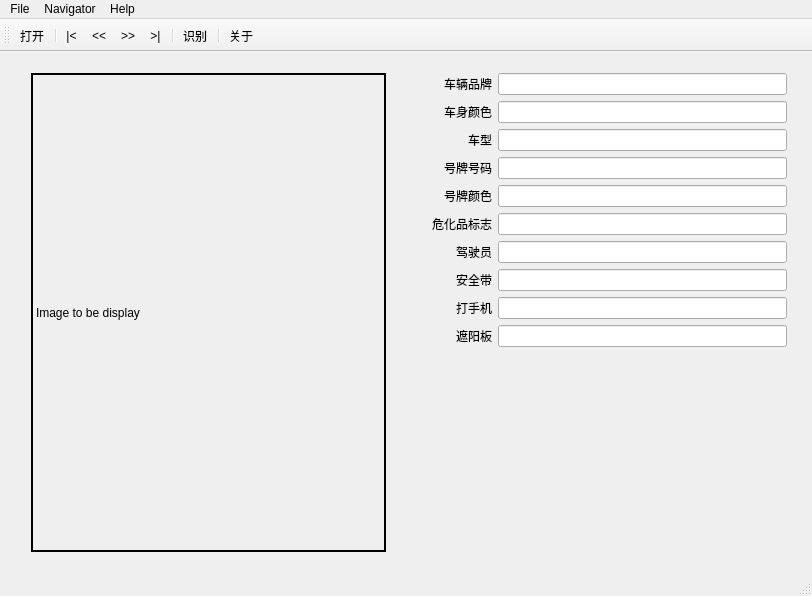
<?xml version="1.0" encoding="UTF-8"?>
<ui version="4.0">
 <class>RecogDemo</class>
 <widget class="QMainWindow" name="RecogDemo">
  <property name="geometry">
   <rect>
    <x>0</x>
    <y>0</y>
    <width>812</width>
    <height>596</height>
   </rect>
  </property>
  <property name="sizePolicy">
   <sizepolicy hsizetype="Maximum" vsizetype="Maximum">
    <horstretch>0</horstretch>
    <verstretch>0</verstretch>
   </sizepolicy>
  </property>
  <property name="windowTitle">
   <string>RecogDemo</string>
  </property>
  <widget class="QWidget" name="centralWidget">
   <property name="sizePolicy">
    <sizepolicy hsizetype="Maximum" vsizetype="Maximum">
     <horstretch>0</horstretch>
     <verstretch>0</verstretch>
    </sizepolicy>
   </property>
   <widget class="QWidget" name="horizontalLayoutWidget">
    <property name="geometry">
     <rect>
      <x>20</x>
      <y>10</y>
      <width>791</width>
      <height>501</height>
     </rect>
    </property>
    <layout class="QHBoxLayout" name="horizontalLayout" stretch="2,0,2,0">
     <item>
      <widget class="QLabel" name="image">
       <property name="frameShape">
        <enum>QFrame::WinPanel</enum>
       </property>
       <property name="text">
        <string>Image to be display</string>
       </property>
      </widget>
     </item>
     <item>
      <spacer name="horizontalSpacer">
       <property name="orientation">
        <enum>Qt::Horizontal</enum>
       </property>
       <property name="sizeHint" stdset="0">
        <size>
         <width>40</width>
         <height>20</height>
        </size>
       </property>
      </spacer>
     </item>
     <item>
      <layout class="QFormLayout" name="formLayout">
       <property name="labelAlignment">
        <set>Qt::AlignRight|Qt::AlignTrailing|Qt::AlignVCenter</set>
       </property>
       <item row="0" column="0">
        <widget class="QLabel" name="brand">
         <property name="text">
          <string>车辆品牌</string>
         </property>
        </widget>
       </item>
       <item row="0" column="1">
        <widget class="QLineEdit" name="leFullBrand">
         <property name="enabled">
          <bool>true</bool>
         </property>
         <property name="readOnly">
          <bool>true</bool>
         </property>
        </widget>
       </item>
       <item row="1" column="0">
        <widget class="QLabel" name="color">
         <property name="text">
          <string>车身颜色</string>
         </property>
        </widget>
       </item>
       <item row="1" column="1">
        <widget class="QLineEdit" name="leColor">
         <property name="readOnly">
          <bool>true</bool>
         </property>
        </widget>
       </item>
       <item row="2" column="0">
        <widget class="QLabel" name="type">
         <property name="text">
          <string>车型</string>
         </property>
        </widget>
       </item>
       <item row="2" column="1">
        <widget class="QLineEdit" name="leType">
         <property name="readOnly">
          <bool>true</bool>
         </property>
        </widget>
       </item>
       <item row="3" column="0">
        <widget class="QLabel" name="plateNbr">
         <property name="text">
          <string>号牌号码</string>
         </property>
        </widget>
       </item>
       <item row="3" column="1">
        <widget class="QLineEdit" name="lePlateNo">
         <property name="readOnly">
          <bool>true</bool>
         </property>
        </widget>
       </item>
       <item row="4" column="0">
        <widget class="QLabel" name="plateColor">
         <property name="text">
          <string>号牌颜色</string>
         </property>
        </widget>
       </item>
       <item row="4" column="1">
        <widget class="QLineEdit" name="lePlateColor">
         <property name="readOnly">
          <bool>true</bool>
         </property>
        </widget>
       </item>
       <item row="5" column="0">
        <widget class="QLabel" name="label">
         <property name="text">
          <string>危化品标志</string>
         </property>
        </widget>
       </item>
       <item row="5" column="1">
        <widget class="QLineEdit" name="leMDM"/>
       </item>
       <item row="6" column="0">
        <widget class="QLabel" name="label_3">
         <property name="text">
          <string>驾驶员</string>
         </property>
        </widget>
       </item>
       <item row="6" column="1">
        <widget class="QLineEdit" name="leDriver"/>
       </item>
       <item row="7" column="0">
        <widget class="QLabel" name="label_4">
         <property name="text">
          <string>安全带</string>
         </property>
        </widget>
       </item>
       <item row="7" column="1">
        <widget class="QLineEdit" name="leBelt"/>
       </item>
       <item row="8" column="0">
        <widget class="QLabel" name="label_5">
         <property name="text">
          <string>打手机</string>
         </property>
        </widget>
       </item>
       <item row="8" column="1">
        <widget class="QLineEdit" name="lePhone"/>
       </item>
       <item row="9" column="0">
        <widget class="QLabel" name="label_6">
         <property name="text">
          <string>遮阳板</string>
         </property>
        </widget>
       </item>
       <item row="9" column="1">
        <widget class="QLineEdit" name="leSunVisor"/>
       </item>
      </layout>
     </item>
     <item>
      <widget class="QLabel" name="label_2">
       <property name="text">
        <string/>
       </property>
      </widget>
     </item>
    </layout>
   </widget>
  </widget>
  <widget class="QMenuBar" name="menuBar">
   <property name="geometry">
    <rect>
     <x>0</x>
     <y>0</y>
     <width>812</width>
     <height>25</height>
    </rect>
   </property>
   <widget class="QMenu" name="menuFile">
    <property name="title">
     <string>File</string>
    </property>
    <addaction name="actionOpen"/>
    <addaction name="actionExit"/>
   </widget>
   <widget class="QMenu" name="menuNavigator">
    <property name="title">
     <string>Navigator</string>
    </property>
    <addaction name="actionFirst"/>
    <addaction name="actionPrevious"/>
    <addaction name="actionNext"/>
    <addaction name="actionLast"/>
    <addaction name="actionAuto_Recog"/>
    <addaction name="actionRecog"/>
   </widget>
   <widget class="QMenu" name="menuAbout">
    <property name="title">
     <string>Help</string>
    </property>
    <addaction name="actionAbout"/>
   </widget>
   <addaction name="menuFile"/>
   <addaction name="menuNavigator"/>
   <addaction name="menuAbout"/>
  </widget>
  <widget class="QToolBar" name="mainToolBar">
   <attribute name="toolBarArea">
    <enum>TopToolBarArea</enum>
   </attribute>
   <attribute name="toolBarBreak">
    <bool>false</bool>
   </attribute>
   <addaction name="actionOpen"/>
   <addaction name="separator"/>
   <addaction name="actionFirst"/>
   <addaction name="actionPrevious"/>
   <addaction name="actionNext"/>
   <addaction name="actionLast"/>
   <addaction name="separator"/>
   <addaction name="actionRecog"/>
   <addaction name="separator"/>
   <addaction name="actionAbout"/>
  </widget>
  <widget class="QStatusBar" name="statusBar"/>
  <action name="actionOpen">
   <property name="text">
    <string>打开</string>
   </property>
  </action>
  <action name="actionExit">
   <property name="text">
    <string>退出</string>
   </property>
  </action>
  <action name="actionFirst">
   <property name="text">
    <string>|&lt;</string>
   </property>
  </action>
  <action name="actionPrevious">
   <property name="text">
    <string>&lt;&lt;</string>
   </property>
  </action>
  <action name="actionNext">
   <property name="text">
    <string>&gt;&gt;</string>
   </property>
  </action>
  <action name="actionLast">
   <property name="text">
    <string>&gt;|</string>
   </property>
  </action>
  <action name="actionAbout">
   <property name="text">
    <string>关于</string>
   </property>
  </action>
  <action name="actionAuto_Recog">
   <property name="checkable">
    <bool>true</bool>
   </property>
   <property name="checked">
    <bool>false</bool>
   </property>
   <property name="text">
    <string>Auto Recog</string>
   </property>
  </action>
  <action name="actionRecog">
   <property name="text">
    <string>识别</string>
   </property>
  </action>
 </widget>
 <layoutdefault spacing="6" margin="11"/>
 <resources/>
 <connections/>
</ui>
